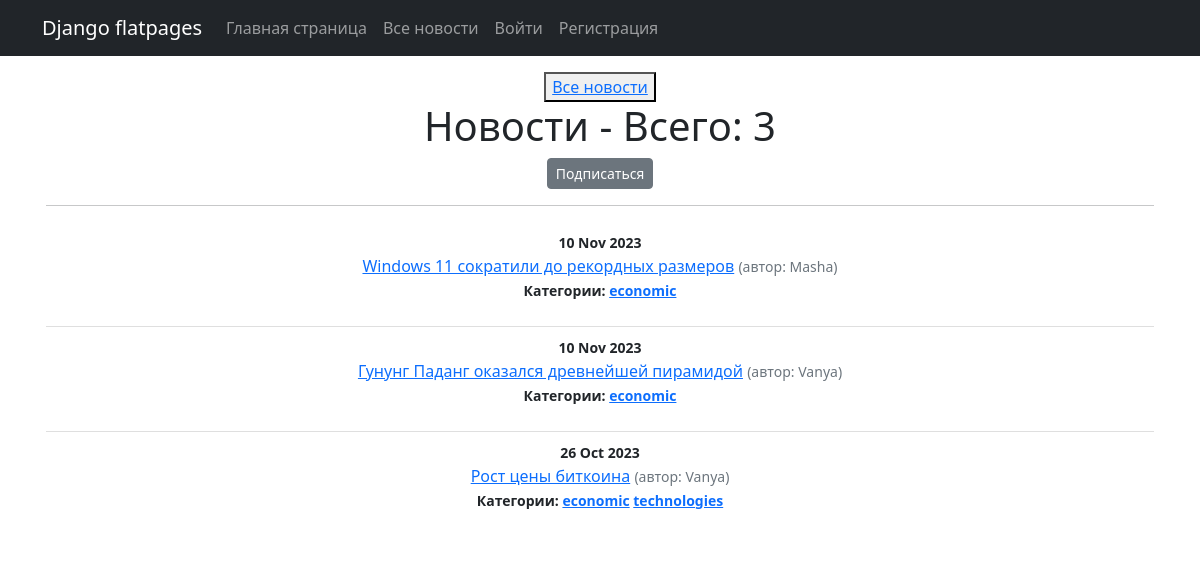
Screenshot of /all-posts/categories/3 with the database file from the repository.
### news/models.py (models this page shows, shortened)
class Post(models.Model):
    article = "AR"
    news = "NW"
    TYPE = [
        (article, 'Статья'),
        (news, 'Новость')
    ]
    author = models.ForeignKey(Author, on_delete = models.CASCADE)
    post_type = models.CharField(max_length = 2, choices=TYPE, default=article)
    time_in = models.DateTimeField(auto_now_add = True)
    categories = models.ManyToManyField(Category, through = "PostCategory")
    title = models.CharField(max_length = 120)
    text = models.TextField(unique = True)
    rating = models.IntegerField(default = 0)

class Author(models.Model):
    user = models.OneToOneField(User, on_delete = models.CASCADE)
    rating = models.IntegerField(default = 0)
    def __str__(self):
        return self.user.username

class Category(models.Model):
    category = models.CharField(max_length = 255, unique = True)
    subscribers = models.ManyToManyField(User, related_name='categories', blank=True)

### news/views.py (the view)
# urls.py: path('categories/<int:pk>', CategoryListView.as_view(), name='category_list'),
class CategoryListView(ListView):
    model = Post
    template_name = 'subscribe/category_list.html'
    context_object_name = 'category_news_list'
    def get_context_data(self, **kwargs):
        context = super().get_context_data(**kwargs)
        context['is_not_subscriber'] = self.request.user not in self.categories.subscribers.all()
        context['category'] = self.categories
        return context
    def get_queryset(self):
        self.categories =get_object_or_404(Category, id=self.kwargs['pk'])
        queryset = Post.objects.filter(categories=self.categories).order_by('-time_in')
        return queryset

### templates/subscribe/category_list.html (shortened to what this page needs)
{% extends 'flatpages/default.html' %}
{% block content %}
<button> <a href="http://127.0.0.1:8000/all-posts"> Все новости</a> </button>
<h1 class="text-center">Новости - Bceгo: {{ category_news_list|length }}</h1>
{% if is_not_subscriber %}
<p class="text-center"><a href="{% url 'subscribe' category.id %}" class="btn btn-secondary btn-sm"> Подписаться</a> </p>
{% endif %}
<hr>
<ul class="list-group list-group-flush">
    {% for newspost in category_news_list %}
        <li class="list-group-item">
            <small class="fw-bold">{{ newspost.time_in|date:'d M Y' }} </small><br>
            <a href="{% url 'news_detail' newspost.id %}">{{ newspost.title }}</a>
            <small class="text-muted">(автор: {{ newspost.author}})</small> <br>
            <small class="fw-bold">Категории:
                {% for category in newspost.categories.all %}
                    <a href="{% url 'category_list' category.id %}"> {{ category.category }}</a>
                {% endfor %}
            </small>
        </li>
    {% endfor %}
</ul>
{% endblock content %}

### rows the page displays
Post: time_in "10 Nov 2023", title "Windows 11 сократили до рекордных размеров", author "Masha"
Category: category "economic"
Post: time_in "10 Nov 2023", title "Гунунг Паданг оказался древнейшей пирамидой", author "Vanya"
Post: time_in "26 Oct 2023", title "Рост цены биткоина", author "Vanya"
Category: category "technologies"

### other values shown
{{ category_news_list|length }} "3"
